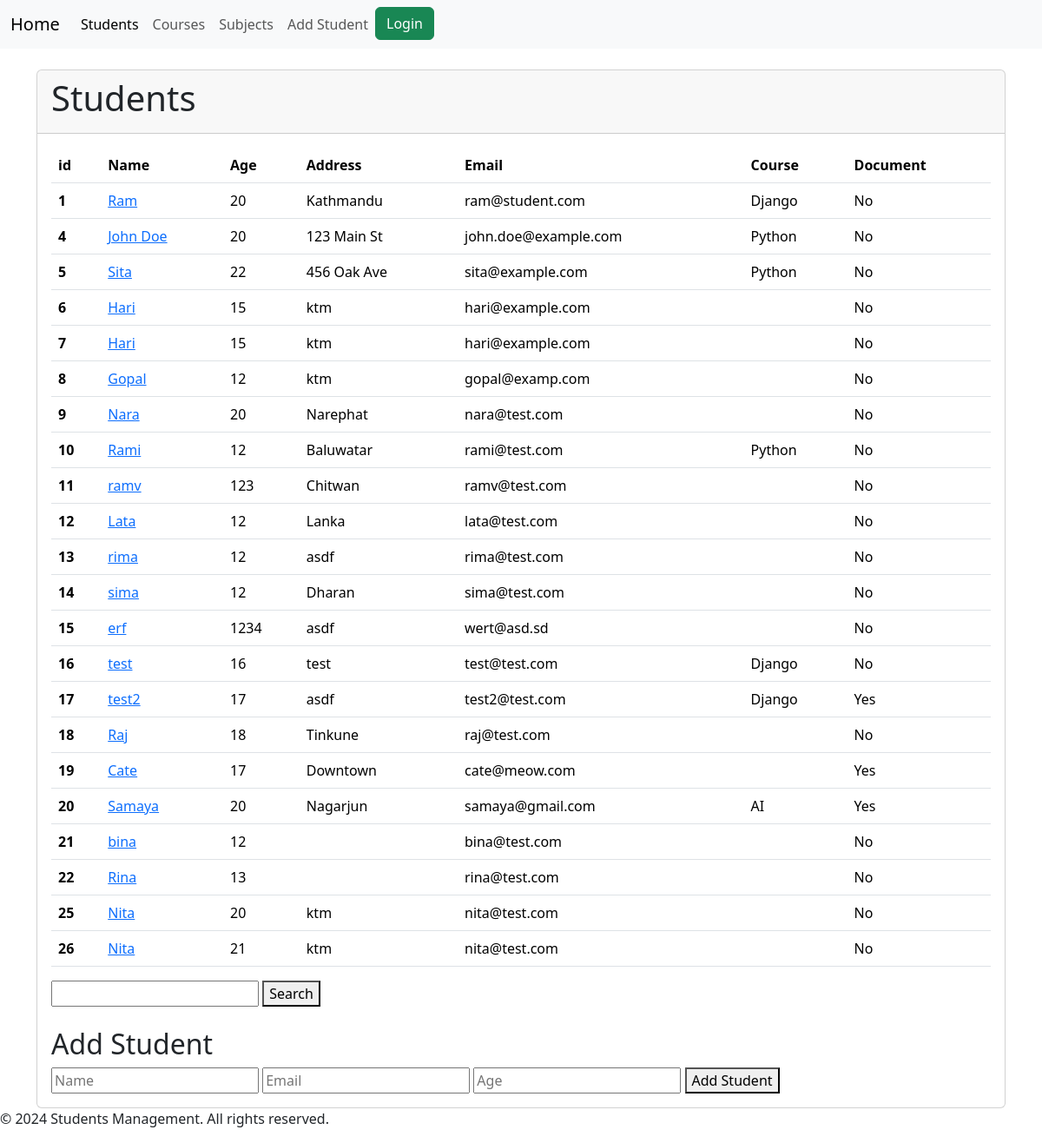
The page / on the database its author committed.
### students/models.py (models this page shows, shortened)
class Student(models.Model): #table name
    name = models.CharField(max_length=100)
    email = models.EmailField() #column name
    age = models.IntegerField() #column name
    address = models.CharField(max_length=200) #column name
    course = models.ForeignKey(Course, on_delete=models.SET_NULL, null=True, blank=True, related_name='students') #foreign key to Course model
    subjects = models.ManyToManyField(Subject)
    document = models.FileField(upload_to="documents/", blank=True)
    profile_picture = models.ImageField(upload_to="profile_pictures/", blank=True)

class Course(models.Model):
    name = models.CharField(max_length=100)

### students/views.py (the view)
# urls.py: path("", student_list, name="home"),
def student_list(request):
    students = Student.objects.all()
    return render(
        request,
        "students/list_student.html",
        {"students": students}
    )

### students/templates/students/list_student.html (shortened to what this page needs)
{% extends 'students/base.html' %}
{% block header %}
    <div class="col-8">
        <h1>Students</h1>
    </div>
    <div class="col-4 text-end">
    </div>
{% endblock %}
{% block content %}
    <table class="table">
        <thead>
            <tr>
                <th scope="col">id</th>
                <th scope="col">Name</th>
                <th scope="col">Age</th>
                <th scope="col">Address</th>
                <th scope="col">Email</th>
                <th scope="col">Course</th>
                <th scope="col">Document</th>
            </tr>
        </thead>
        <tbody>
            {% for student in students %}
            <tr>
                <th scope="row">{{ student.id }}</th>
                <td><a href="{% url 'student_detail' student.id %}">{{ student.name }}</a></td>
                <td>{{ student.age }}</td>
                <td>{{ student.address }}</td>
                <td>{{ student.email }}</td>
                <td>{{ student.course.name }}</td>
                <td>
                    {% if student.document %}
                    Yes
                    {% else %}
                    No
                    {% endif %}
                </td>
            </tr>
            {% endfor %}
        </tbody>
    </table>
    <input type="text" id="student-id">
    <button onClick="search()">Search</button>
    <br>
    <h2>Add Student</h2>
    <input type="text" id="name" placeholder="Name">
    <input type="email" id="email" placeholder="Email">
    <input type="number" id="age" placeholder="Age">
    <button onclick="createStudent()">
        Add Student
    </button>
{% endblock %}

### students/templates/students/base.html (shortened to what this page needs)
{% load static %}
<!DOCTYPE html>
<html>
<head>
    <link href="https://cdn.jsdelivr.net/npm/bootstrap@5.3.8/dist/css/bootstrap.min.css" rel="stylesheet"
>
</head>
<body>
    <nav class="navbar navbar-expand-lg bg-body-tertiary">
        <div class="container-fluid">
            <a class="navbar-brand" href="{% url 'student_list' %}">Home</a>
            <div class="collapse navbar-collapse" id="navbarNav">
                <ul class="navbar-nav">
                    <li class="nav-item">
                        <a class="nav-link active" aria-current="page" href="{% url 'student_list' %}">Students</a>
                    </li>
                    <li class="nav-item">
                        <a class="nav-link" href="{% url 'course_list' %}">Courses</a>
                    </li>
                    <li class="nav-item">
                        <a class="nav-link" href="{% url 'subject_list' %}">Subjects</a>
                    </li>
                    <li class="nav-item">
                        <a class="nav-link" href="{% url 'student_create' %}">Add Student</a>
                    </li>
                    <li class="nav-item">
                        {% if user.is_authenticated %}
                        <form method="POST" action="{% url 'logout' %}">
                            {% csrf_token %}
                            <button class="btn btn-danger">
                                Logout
                            </button>
                        </form>
                        {%else%}
                        <a class="btn btn-success" href="{% url 'login' %}">Login</a>
                        {% endif %}
                    </li>
                </ul>
            </div>
        </div>
    </nav>
    <div class="container">
        <div class ="card mt-4">
            <div class="card-header">
                <div class="row">
                    {% block header %}
                    {% endblock %}
                </div>
            </div>
            <div class="card-body">
                {% block content %}
                {% endblock %}
            </div>
        </div>
    </div>
    <footer>
        <p>&copy; 2024 Students Management. All rights reserved.</p>
    </footer>
</body>
</html>

### rows shown on the page
Student: id "1", name "Ram", age "20", address "Kathmandu", email "ram@student.com", course.name "Django", document "No"
Student: id "4", name "John Doe", age "20", address "123 Main St", email "john.doe@example.com", course.name "Python", document "No"
Student: id "5", name "Sita", age "22", address "456 Oak Ave", email "sita@example.com", course.name "Python", document "No"
Student: id "6", name "Hari", age "15", address "ktm", email "hari@example.com", document "No"
Student: id "7", name "Hari", age "15", address "ktm", email "hari@example.com", document "No"
Student: id "8", name "Gopal", age "12", address "ktm", email "gopal@examp.com", document "No"
Student: id "9", name "Nara", age "20", address "Narephat", email "nara@test.com", document "No"
Student: id "10", name "Rami", age "12", address "Baluwatar", email "rami@test.com", course.name "Python", document "No"
Student: id "11", name "ramv", age "123", address "Chitwan", email "ramv@test.com", document "No"
Student: id "12", name "Lata", age "12", address "Lanka", email "lata@test.com", document "No"
Student: id "13", name "rima", age "12", address "asdf", email "rima@test.com", document "No"
Student: id "14", name "sima", age "12", address "Dharan", email "sima@test.com", document "No"
Student: id "15", name "erf", age "1234", address "asdf", email "wert@asd.sd", document "No"
Student: id "16", name "test", age "16", address "test", email "test@test.com", course.name "Django", document "No"
Student: id "17", name "test2", age "17", address "asdf", email "test2@test.com", course.name "Django", shows "Yes"
Student: id "18", name "Raj", age "18", address "Tinkune", email "raj@test.com", document "No"
Student: id "19", name "Cate", age "17", address "Downtown", email "cate@meow.com", shows "Yes"
Student: id "20", name "Samaya", age "20", address "Nagarjun", email "samaya@gmail.com", course.name "AI", shows "Yes"
Student: id "21", name "bina", age "12", email "bina@test.com", document "No"
Student: id "22", name "Rina", age "13", email "rina@test.com", document "No"
Student: id "25", name "Nita", age "20", address "ktm", email "nita@test.com", document "No"
Student: id "26", name "Nita", age "21", address "ktm", email "nita@test.com", document "No"
